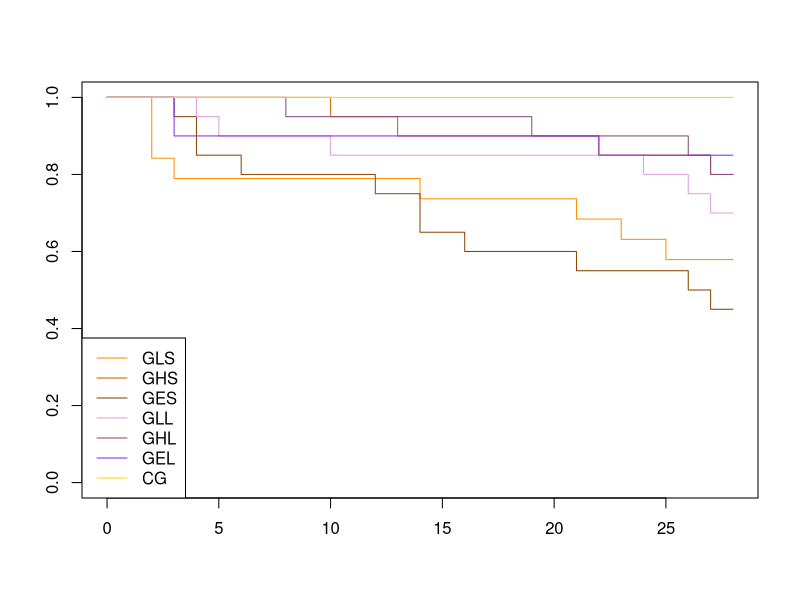
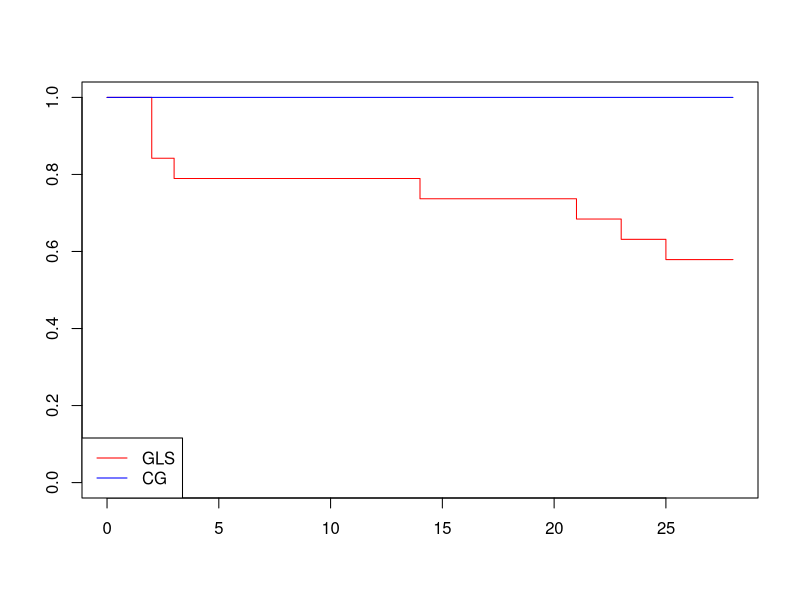
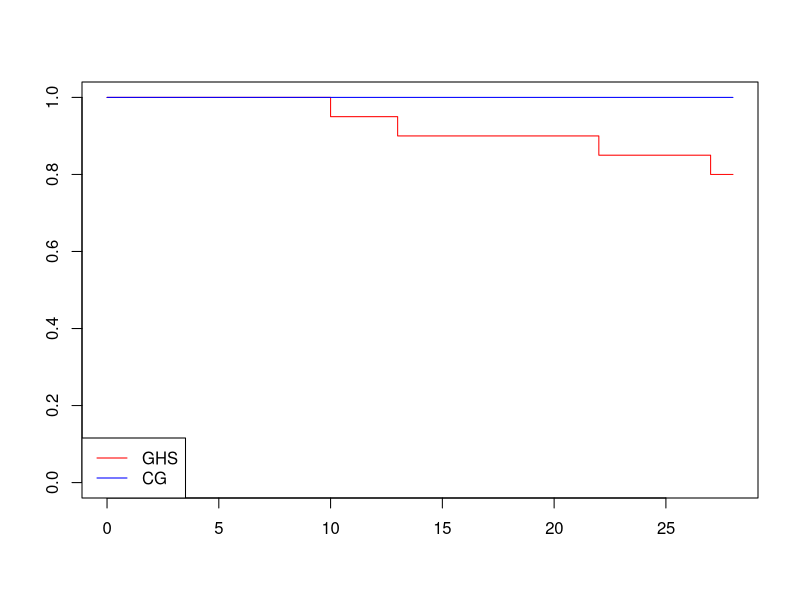
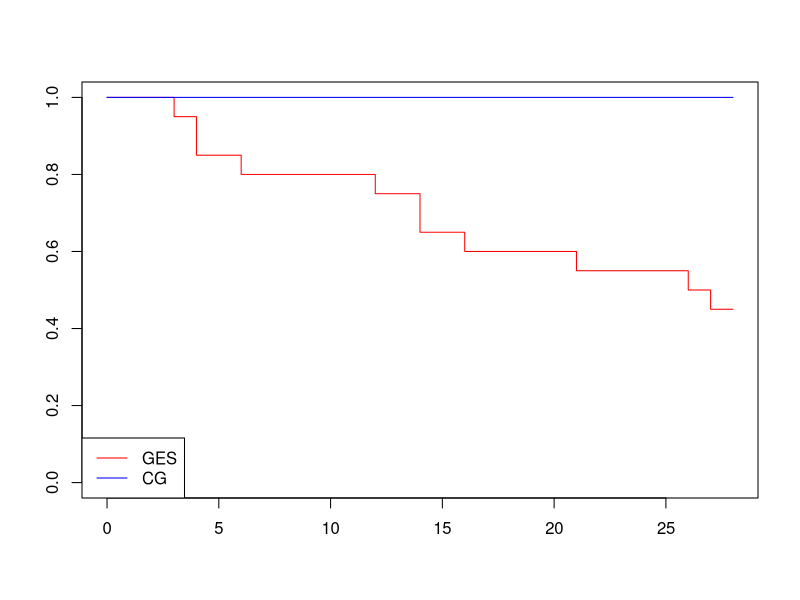
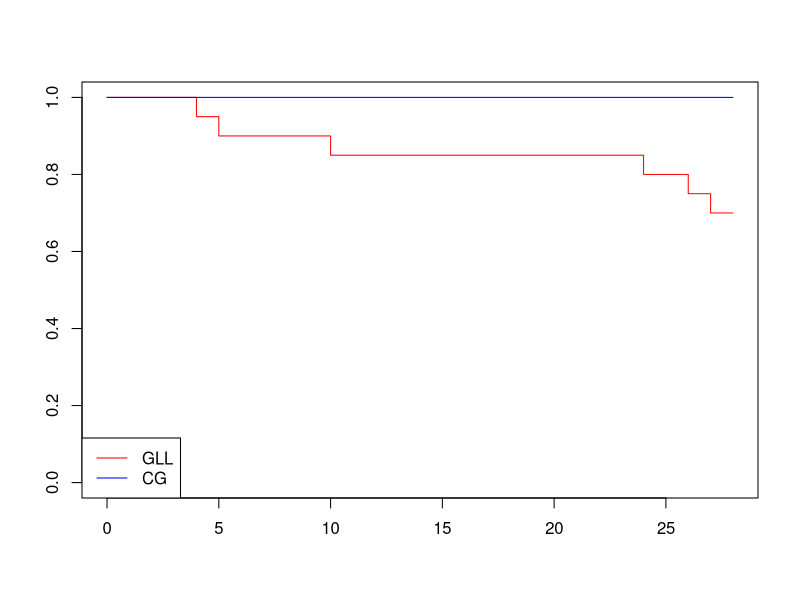
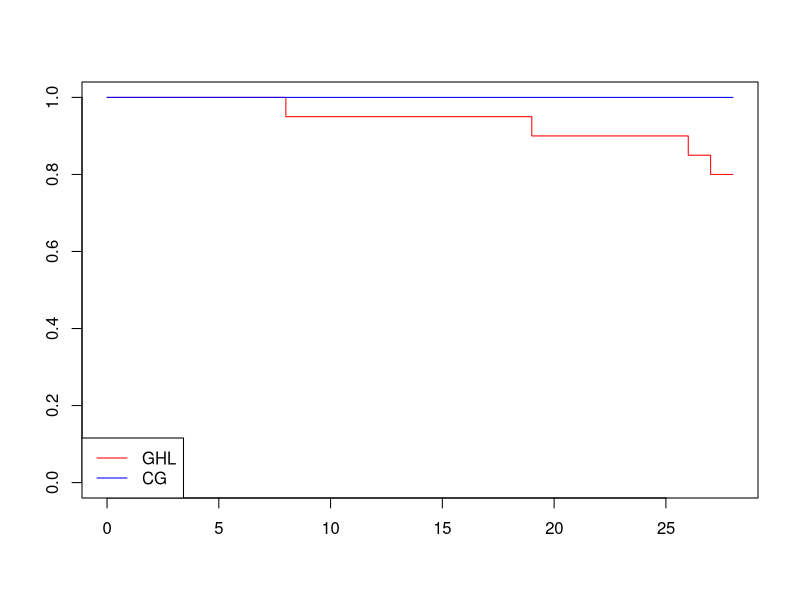
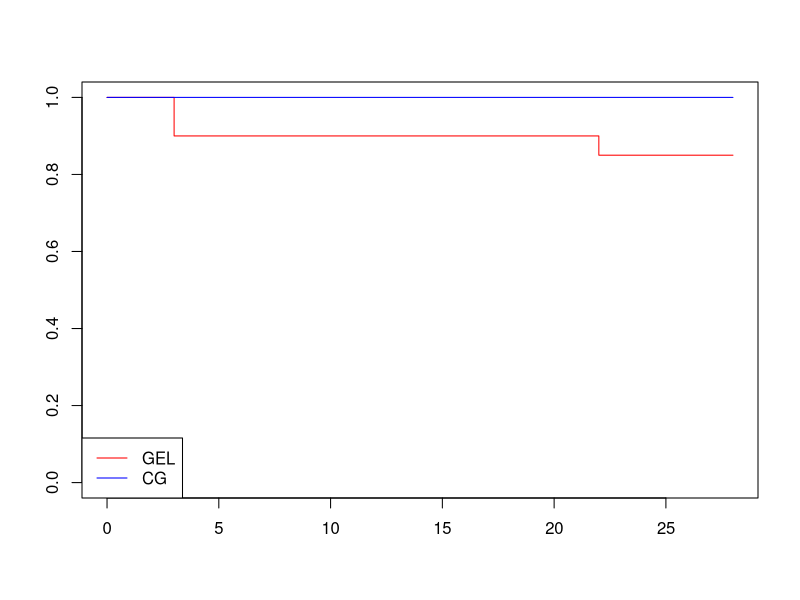
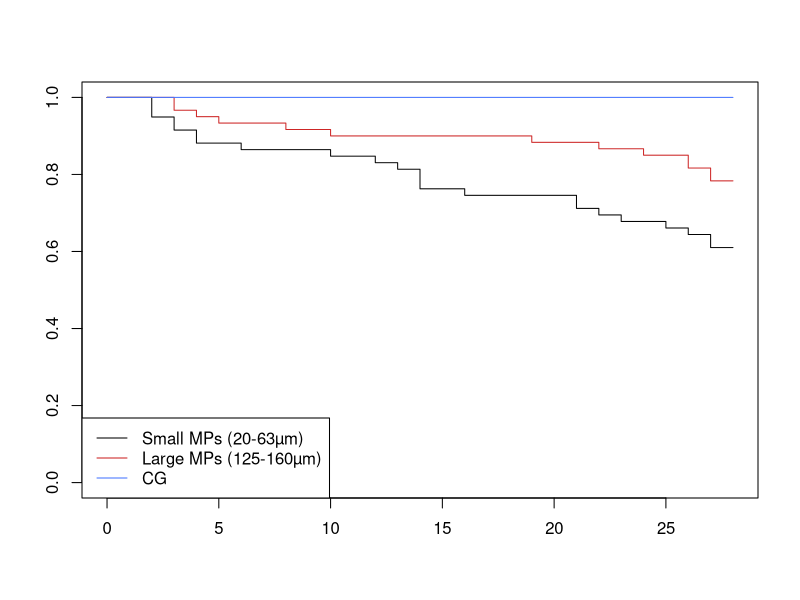

R code for these plots, in order:
library(survival)
library(survminer)
library(ggplot2)
library(dplyr)
library(forcats)
library(egg)

setwd(dir="C:/Users/Nans/Desktop/PVC_MPs_G.fossarum/Data")
data<- read.delim("Mortality_Gammarus.txt")
View(data)
data$Size <- fct_relevel(data$Size.Class, c("S", "L", "Control"))
data$Concentration<- fct_relevel(data$concentration, c("L", "H", "E","Control"))

msurv=Surv(data$Time,data$status)
msurv

#########################Graphical representation of the survival curve of all treatments

mfitTreatment=survfit(msurv~data$Treatment)
plot(mfitTreatment, col=c("darkorange", "darkorange3", "darkorange4", "plum", "orchid4", "purple2", "gold"))
legend("bottomleft", c("GLS", "GHS","GES","GLL","GHL","GEL","CG"),lty=1, col=c("darkorange", "darkorange3", "darkorange4", "plum", "orchid4", "purple2", "gold"))
survdiff(msurv~data$Treatment)

####Graphical representation and comparison of survival curve between the MP treatments and the control

#GLS vs CG

mfitLS=survfit(msurv~data$LS.control)
plot(mfitLS, col=c("red", "blue"))
legend("bottomleft", c("GLS","CG"),lty=1,col=c("red", "blue"))
survdiff(msurv~data$LS.control)

#GHS vs CG

mfitMS=survfit(msurv~data$HS.control)
plot(mfitMS, col=c("red", "blue"))
legend("bottomleft", c("GHS","CG"),lty=1,col=c("red", "blue"))
survdiff(msurv~data$HS.control)

#GES vs CG

mfitHS=survfit(msurv~data$ES.control)
plot(mfitHS, col=c("red", "blue"))
legend("bottomleft", c("GES","CG"),lty=1,col=c("red", "blue"))
survdiff(msurv~data$ES.control)

#GLL vs CG

mfitLL=survfit(msurv~data$LL.control)
plot(mfitLL, col=c("red", "blue"))
legend("bottomleft", c("GLL","CG"),lty=1,col=c("red", "blue"))
survdiff(msurv~data$LL.control)

#GHL vs CG

mfitML=survfit(msurv~data$HL.control)
plot(mfitML, col=c("red", "blue"))
legend("bottomleft", c("GHL","CG"),lty=1,col=c("red", "blue"))
survdiff(msurv~data$HL.control)

#GEL vs CG

mfitHL=survfit(msurv~data$EL.control)
plot(mfitHL, col=c("red", "blue"))
legend("bottomleft", c("GEL","CG"),lty=1,col=c("red", "blue"))
survdiff(msurv~data$EL.control)


#########################Statistical analysis and graphical representation focusing onlu on MP sizes

###i.e. all treatments with similar MP size were regrouped

#Global comparison and graphical representation

mfitSize=survfit(msurv~data$Size)
plot(mfitSize, col=c("grey1", "firebrick3", "royalblue1"))
legend("bottomleft", c("Small MPs (20-63µm)", "Large MPs (125-160µm)","CG"),lty=1, col=c("grey1", "firebrick3", "royalblue1"))
survdiff(msurv~data$Size)


####Small MPs vs CG 

mfitSCG=survfit(msurv~data$Small.CG)
plot(mfitSCG, col=c("royalblue1", "firebrick3"), xlab = "Day", ylab = c("Survival probability"))
legend("bottomleft", c("Small MPs (20-63µm)", "CG"),lty=1, col=c("royalblue1", "firebrick3"))
survdiff(msurv~data$Small.CG)


####Large MPs vs CG 

mfitLCG=survfit(msurv~data$Large.CG)
plot(mfitLCG, col=c("royalblue1", "firebrick3"))
legend("bottomleft", c("Large MPs (125-160µm)", "CG"),lty=1, col=c("royalblue1", "firebrick3"))
survdiff(msurv~data$Large.CG)

####Small MPs vs Large MPs

mfitSL=survfit(msurv~data$Small.Large)
plot(mfitSL, col=c("royalblue1", "firebrick3"))
legend("bottomleft", c("Small MPs (20-63µm)", "Large MPs (125-160µm)"),lty=1, col=c("royalblue1", "firebrick3"))
survdiff(msurv~data$Small.Large)

#########################Statistical analysis and graphical representation focusing only on MP concentrations

###i.e. all treatments with similar MP concentration were regrouped

#Global comparison and graphical representation

mfitConcentration=survfit(msurv~data$Concentration)
plot(mfitConcentration, col=c("firebrick3", "green4", "darkorange4", "royalblue1"))
legend("bottomleft", c("Low (500 MPs/L)", "High (5000 MPs/L)","Extreme (50000 MPs/L)","CG"),lty=1, col=c("firebrick3", "green4", "darkorange4", "royalblue1"))
survdiff(msurv~data$Concentration)

###Low concentration vs CG 

mfitLowCG=survfit(msurv~data$Low.CG)
plot(mfitLowCG, col=c("royalblue1", "firebrick3"))
legend("bottomleft", c("Low (500 MPs/L)", "CG"),lty=1, col=c("royalblue1", "firebrick3"))
survdiff(msurv~data$Low.CG)

###High concentration vs CG 

mfitHighCG=survfit(msurv~data$High.CG)
plot(mfitHighCG, col=c("royalblue1", "firebrick3"))
legend("bottomleft", c("High (5000 MPs/L)", "CG"),lty=1, col=c("royalblue1", "firebrick3"))
survdiff(msurv~data$High.CG)

###Extreme concentration vs CG 

mfitExtremeCG=survfit(msurv~data$Extreme.CG)
plot(mfitExtremeCG, col=c("royalblue1", "firebrick3"))
legend("bottomleft", c("Extreme (50000 MPs/L)", "CG"),lty=1, col=c("royalblue1", "firebrick3"))
survdiff(msurv~data$Extreme.CG)

#Low concentration vs High concentration

mfitLowHigh=survfit(msurv~data$Low.High)
LowHigh<-plot(mfitLowHigh, col=c("royalblue1", "firebrick3"))
legend("bottomleft", c("Low (500 MPs/L)", "High (5000 MPs/L)"),lty=1, col=c("royalblue1", "firebrick3"))
survdiff(msurv~data$Low.High)

#Low concentration vs Extreme concentration 

mfitLowExtreme=survfit(msurv~data$Low.Extreme)
LowExtreme<-plot(mfitLowExtreme, col=c("royalblue1", "firebrick3"))
legend("bottomleft", c("Low (500 MPs/L)", "Extreme (50000 MPs/L)"),lty=1, col=c("royalblue1", "firebrick3"))
survdiff(msurv~data$Low.Extreme)

#High concentration vs Extreme concentration 

mfitHighExtreme=survfit(msurv~data$High.Extreme)
HighExtreme<-plot(mfitHighExtreme, col=c("royalblue1", "firebrick3"))
legend("bottomleft", c("High (5000 MPs/L)", "Extreme (50000 MPs/L)"),lty=1, col=c("royalblue1", "firebrick3"))
survdiff(msurv~data$High.Extreme)




######################### Statistical analysis and graphical representation focusing on MP size and concentration

######Comparison between MP abundance within small MP treatments

#Low concentration vs High concentration (20-63µm)

mfitLS.MS=survfit(msurv~data$LS.HS)
plot(mfitLS.MS, col=c("red", "blue"))
legend("bottomleft", c("GLS","GHS"),lty=1,col=c("red", "blue"))
survdiff(msurv~data$LS.HS)

#Low concentration vs Extreme concentration (20-63µm)

mfitLSHS=survfit(msurv~data$LS.ES)
plot(mfitLSHS, col=c("red", "blue"))
legend("bottomleft", c("GLS","GES"),lty=1,col=c("red", "blue"))
survdiff(msurv~data$LS.ES)

#High concentration vs Extreme concentration (20-63µm)

mfitMLHL=survfit(msurv~data$HS.ES)
plot(mfitMLHL, col=c("red", "blue"))
legend("bottomleft", c("GHS","GES"),lty=1,col=c("red", "blue"))
survdiff(msurv~data$HS.ES)

######Comparison between MP abundance within large MP treatments

#Low concentration vs High concentration (125-160µm)

mfitLLML=survfit(msurv~data$LL.HL)
plot(mfitLLML, col=c("red", "blue"))
legend("bottomleft", c("GLL","GHL"),lty=1,col=c("red", "blue"))
survdiff(msurv~data$LL.HL)

#Low concentration vs Extreme concentration (125-160µm)

mfitLLHL=survfit(msurv~data$LL.EL)
plot(mfitLLHL, col=c("red", "blue"))
legend("bottomleft", c("GLL","GEL"),lty=1,col=c("red", "blue"))
survdiff(msurv~data$LL.EL)

#High concentration vs Extreme concentration (125-160µm)

mfitMLHL=survfit(msurv~data$HL.EL)
plot(mfitMLHL, col=c("red", "blue"))
legend("bottomleft", c("GHL","GEL"),lty=1,col=c("red", "blue"))
survdiff(msurv~data$HL.EL)


######Comparison between MP size within the abundance treatments


#at Low concentration : Small MPs (20-63µm) vs Large MPs (125-160µm)

mfitLSLL=survfit(msurv~data$LS.LL)
plot(mfitLSLL, col=c("red", "blue"))
legend("bottomleft", c("GLS","GLL"),lty=1,col=c("red", "blue"))
survdiff(msurv~data$LS.LL)

#at High concentration : Small MPs (20-63µm) vs Large MPs (125-160µm)

mfitMSML=survfit(msurv~data$HS.HL)
plot(mfitMSML, col=c("red", "blue"))
legend("bottomleft", c("GHS","GHL"),lty=1,col=c("red", "blue"))
survdiff(msurv~data$HS.HL)

#at Extreme concentration : Small MPs (20-63µm) vs Large MPs (125-160µm)

mfitHSHL=survfit(msurv~data$ES.EL)
plot(mfitHSHL, col=c("red", "blue"))
legend("bottomleft", c("GES","GEL"),lty=1,col=c("red", "blue"))
survdiff(msurv~data$ES.EL)


#############Final graphical representations based on the different MP concentrations within both size range

dataSMALL<- read.delim("Mortality_Gammarus_Small.txt")
dataLARGE<- read.delim("Mortality_Gammarus_Large.txt")
View(dataSMALL)
View(dataLARGE)

#####Different concentrations of small MPs (20-63µm)

msurv=Surv(dataSMALL$Time,dataSMALL$status)
msurv

fit_Small <-survfit(Surv(Time,status)~Treatment, data=dataSMALL)
Graph_Small<-ggsurvplot(fit_Small, palette = c ("#009E73", "#0072B2", "#D55E00", "#000000"), data = data, risk.table = FALSE, xlim = c(0,28),
                        break.time.by = 7,legend.labs =c("GLS (BC)", "GHS (B)","GES (C)","CG (A)"),font.legend = c(14,"plain"), title = "Small MPs (20-63µm)", ggtheme = theme_article()+
                          theme(plot.title = element_text(hjust = 0.5)), legend = "bottom",
                        legend.title = "")
Graph_Small 

#####Different concentrations of Large MPs (125-160µm)

msurv=Surv(dataLARGE$Time,dataLARGE$status)
msurv

fit_Large <-survfit(Surv(Time,status)~Treatment, data=dataLARGE)
Graph_Large<-ggsurvplot(fit_Large, palette = c ("#009E73", "#0072B2", "#D55E00", "#000000"), data = data, risk.table = FALSE, xlim = c(0,28),
                        break.time.by = 7,legend.labs =c("GLL (B)", "GHL (B)","GEL (AB)","CG (A)"),font.legend = c(14,"plain"), title = "Large MPs (125-160µm)", ggtheme = theme_article()+
                          theme(plot.title = element_text(hjust = 0.5)), legend = "bottom",
                        legend.title = "")
Graph_Large 
Graph_Large 
